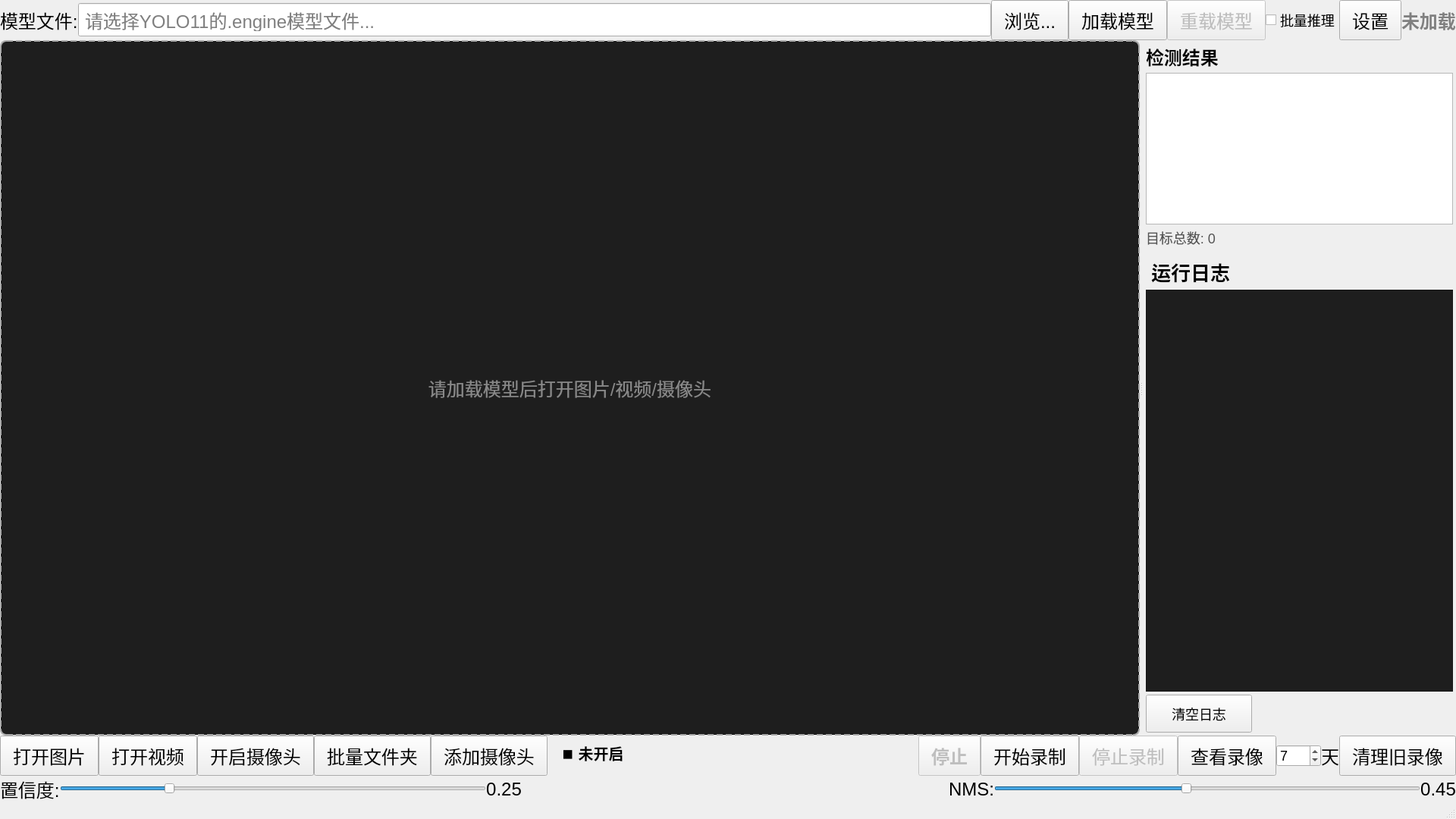
<?xml version="1.0" encoding="UTF-8"?>
<ui version="4.0">
 <class>MainWindow</class>
 <widget class="QMainWindow" name="MainWindow">
  <property name="geometry">
   <rect>
    <x>0</x>
    <y>0</y>
    <width>1920</width>
    <height>1080</height>
   </rect>
  </property>
  <property name="minimumSize">
   <size>
    <width>1280</width>
    <height>720</height>
   </size>
  </property>
  <property name="windowTitle">
   <string>YOLO11 PPE 检测系统</string>
  </property>
  <widget class="QWidget" name="centralWidget">
   <property name="styleSheet">
   <string notr="true">* { font-size: 18px; }
QLabel { font-size: 24px; }
QPushButton { font-size: 24px; padding: 8px 16px; min-height: 32px; }
QLineEdit { font-size: 24px; padding: 6px; min-height: 28px; }
QComboBox { font-size: 24px; min-height: 28px; }
QListWidget { font-size: 24px; }
QTextEdit { font-size: 18px; }
QSlider { height: 28px; }</string>
   </property>
   <layout class="QVBoxLayout" name="mainLayout">
    <property name="spacing">
     <number>0</number>
    </property>
    <property name="leftMargin">
     <number>0</number>
    </property>
    <property name="topMargin">
     <number>0</number>
    </property>
    <property name="rightMargin">
     <number>0</number>
    </property>
    <property name="bottomMargin">
     <number>0</number>
    </property>
    <item>
     <layout class="QHBoxLayout" name="modelLayout">
      <property name="spacing">
       <number>0</number>
      </property>
      <item>
       <widget class="QLabel" name="modelLabel">
        <property name="font">
         <font>
          <pointsize>24</pointsize>
         </font>
        </property>
        <property name="text">
         <string>模型文件:</string>
        </property>
       </widget>
      </item>
      <item>
       <widget class="QLineEdit" name="modelPathEdit">
        <property name="placeholderText">
         <string>请选择YOLO11的.engine模型文件...</string>
        </property>
       </widget>
      </item>
      <item>
       <widget class="QPushButton" name="browseModelBtn">
        <property name="text">
         <string>浏览...</string>
        </property>
       </widget>
      </item>
      <item>
       <widget class="QPushButton" name="loadModelBtn">
        <property name="text">
         <string>加载模型</string>
        </property>
       </widget>
      </item>
      <item>
       <widget class="QPushButton" name="reloadModelBtn">
        <property name="enabled">
         <bool>false</bool>
        </property>
        <property name="text">
         <string>重载模型</string>
        </property>
       </widget>
      </item>
      <item>
       <widget class="QCheckBox" name="batchInferenceCheck">
        <property name="toolTip">
         <string>启用批量推理可提升视频流处理性能 (batch=4)</string>
        </property>
        <property name="text">
         <string>批量推理</string>
        </property>
       </widget>
      </item>
      <item>
       <widget class="QPushButton" name="settingsBtn">
        <property name="text">
         <string>设置</string>
        </property>
       </widget>
      </item>
      <item>
       <widget class="QLabel" name="modelStatusLabel">
        <property name="styleSheet">
         <string notr="true">color: gray; font-weight: bold;</string>
        </property>
        <property name="text">
         <string>未加载</string>
        </property>
       </widget>
      </item>
     </layout>
    </item>
    <item>
     <widget class="QSplitter" name="splitter">
      <property name="sizePolicy">
       <sizepolicy hsizetype="Expanding" vsizetype="Expanding">
        <horstretch>0</horstretch>
        <verstretch>0</verstretch>
       </sizepolicy>
      </property>
      <property name="orientation">
       <enum>Qt::Orientation::Horizontal</enum>
      </property>
      <widget class="QLabel" name="displayLabel">
       <property name="sizePolicy">
        <sizepolicy hsizetype="Expanding" vsizetype="Expanding">
         <horstretch>0</horstretch>
         <verstretch>0</verstretch>
        </sizepolicy>
       </property>
       <property name="minimumSize">
        <size>
         <width>960</width>
         <height>600</height>
        </size>
       </property>
       <property name="styleSheet">
        <string notr="true">QLabel {
         border: 2px dashed #aaa;
         border-radius: 8px;
         background-color: #1e1e1e;
         color: #888;
         font-size: 24px;
        }</string>
       </property>
       <property name="text">
        <string>请加载模型后打开图片/视频/摄像头</string>
       </property>
       <property name="alignment">
        <set>Qt::AlignmentFlag::AlignCenter</set>
       </property>
      </widget>
      <widget class="QWidget" name="rightPanel">
       <layout class="QVBoxLayout" name="rightLayout">
        <property name="spacing">
         <number>4</number>
        </property>
        <property name="leftMargin">
         <number>4</number>
        </property>
        <property name="topMargin">
         <number>4</number>
        </property>
        <property name="rightMargin">
         <number>4</number>
        </property>
        <property name="bottomMargin">
         <number>4</number>
        </property>
        <item>
         <widget class="QLabel" name="resultTitleLabel">
          <property name="styleSheet">
           <string notr="true">font-size: 24px; font-weight: bold;</string>
          </property>
          <property name="text">
           <string>检测结果</string>
          </property>
         </widget>
        </item>
        <item>
         <widget class="QListWidget" name="resultListWidget">
          <property name="maximumSize">
           <size>
            <width>16777215</width>
            <height>200</height>
           </size>
          </property>
          <property name="styleSheet">
           <string notr="true">QListWidget { font-size: 18px; }
QListWidget::item { padding: 8px; }</string>
          </property>
          <property name="alternatingRowColors">
           <bool>false</bool>
          </property>
         </widget>
        </item>
        <item>
         <widget class="QLabel" name="totalCountLabel">
          <property name="styleSheet">
           <string notr="true">font-size: 18px; color: #555;</string>
          </property>
          <property name="text">
           <string>目标总数: 0</string>
          </property>
         </widget>
        </item>
        <item>
         <widget class="QLabel" name="logTitleLabel">
          <property name="styleSheet">
           <string notr="true">font-size: 26px; font-weight: bold; margin-top: 8px;</string>
          </property>
          <property name="text">
           <string>运行日志</string>
          </property>
         </widget>
        </item>
        <item>
         <widget class="QTextEdit" name="logTextEdit">
          <property name="readOnly">
           <bool>true</bool>
          </property>
          <property name="styleSheet">
           <string notr="true">QTextEdit { font-family: Consolas, Monaco, monospace; font-size: 16px; background-color: #1e1e1e; color: #d4d4d4; }</string>
          </property>
         </widget>
        </item>
        <item>
         <widget class="QPushButton" name="clearLogBtn">
          <property name="maximumSize">
           <size>
            <width>140</width>
            <height>16777215</height>
           </size>
          </property>
          <property name="styleSheet">
           <string notr="true">font-size: 18px;</string>
          </property>
          <property name="text">
           <string>清空日志</string>
          </property>
         </widget>
        </item>
       </layout>
      </widget>
     </widget>
    </item>
    <item>
     <layout class="QHBoxLayout" name="buttonLayout">
      <property name="spacing">
       <number>0</number>
      </property>
      <item>
       <widget class="QPushButton" name="openImageBtn">
        <property name="text">
         <string>打开图片</string>
        </property>
       </widget>
      </item>
      <item>
       <widget class="QPushButton" name="openVideoBtn">
        <property name="text">
         <string>打开视频</string>
        </property>
       </widget>
      </item>
      <item>
       <widget class="QPushButton" name="cameraBtn">
        <property name="text">
         <string>开启摄像头</string>
        </property>
        <property name="checkable">
         <bool>true</bool>
        </property>
       </widget>
      </item>
      <item>
       <widget class="QPushButton" name="folderBtn">
        <property name="text">
         <string>批量文件夹</string>
        </property>
       </widget>
      </item>
      <item>
       <widget class="QPushButton" name="addCameraBtn">
        <property name="text">
         <string>添加摄像头</string>
        </property>
       </widget>
      </item>
      <item>
       <widget class="QLabel" name="cameraStatusLabel">
        <property name="styleSheet">
         <string notr="true">font-size: 20px; font-weight: bold; padding: 0 12px;</string>
        </property>
        <property name="text">
         <string>⏹ 未开启</string>
        </property>
       </widget>
      </item>
      <item>
       <spacer name="buttonSpacer">
        <property name="orientation">
         <enum>Qt::Orientation::Horizontal</enum>
        </property>
        <property name="sizeHint" stdset="0">
         <size>
          <width>40</width>
          <height>20</height>
         </size>
        </property>
       </spacer>
      </item>
      <item>
       <widget class="QPushButton" name="stopBtn">
        <property name="enabled">
         <bool>false</bool>
        </property>
        <property name="styleSheet">
         <string notr="true">QPushButton:enabled {
  background-color: #d9534f;
  color: white;
  font-weight: bold;
  padding: 6px 16px;
}</string>
        </property>
        <property name="text">
         <string>停止</string>
        </property>
       </widget>
      </item>
      <item>
       <widget class="QPushButton" name="startRecordBtn">
        <property name="text">
         <string>开始录制</string>
        </property>
       </widget>
      </item>
      <item>
       <widget class="QPushButton" name="stopRecordBtn">
        <property name="enabled">
         <bool>false</bool>
        </property>
        <property name="text">
         <string>停止录制</string>
        </property>
       </widget>
      </item>
      <item>
       <widget class="QPushButton" name="viewRecordBtn">
        <property name="text">
         <string>查看录像</string>
        </property>
       </widget>
      </item>
      <item>
       <widget class="QSpinBox" name="recordDaysSpin">
        <property name="toolTip">
         <string>录像保存天数</string>
        </property>
        <property name="minimum">
         <number>1</number>
        </property>
        <property name="maximum">
         <number>365</number>
        </property>
        <property name="value">
         <number>7</number>
        </property>
       </widget>
      </item>
      <item>
       <widget class="QLabel" name="recordDaysLabel">
        <property name="text">
         <string>天</string>
        </property>
       </widget>
      </item>
      <item>
       <widget class="QPushButton" name="clearRecordBtn">
        <property name="text">
         <string>清理旧录像</string>
        </property>
       </widget>
      </item>
     </layout>
    </item>
    <item>
     <layout class="QHBoxLayout" name="thresholdLayout">
      <property name="spacing">
       <number>0</number>
      </property>
      <item>
       <widget class="QLabel" name="confLabel">
        <property name="text">
         <string>置信度:</string>
        </property>
       </widget>
      </item>
      <item>
       <widget class="QSlider" name="confSlider">
        <property name="minimum">
         <number>0</number>
        </property>
        <property name="maximum">
         <number>100</number>
        </property>
        <property name="value">
         <number>25</number>
        </property>
        <property name="orientation">
         <enum>Qt::Orientation::Horizontal</enum>
        </property>
       </widget>
      </item>
      <item>
       <widget class="QLabel" name="confValueLabel">
        <property name="text">
         <string>0.25</string>
        </property>
        <property name="alignment">
         <set>Qt::AlignmentFlag::AlignCenter</set>
        </property>
       </widget>
      </item>
      <item>
       <spacer name="thresholdSpacer">
        <property name="orientation">
         <enum>Qt::Orientation::Horizontal</enum>
        </property>
        <property name="sizeHint" stdset="0">
         <size>
          <width>20</width>
          <height>20</height>
         </size>
        </property>
       </spacer>
      </item>
      <item>
       <widget class="QLabel" name="nmsLabel">
        <property name="text">
         <string>NMS:</string>
        </property>
       </widget>
      </item>
      <item>
       <widget class="QSlider" name="nmsSlider">
        <property name="minimum">
         <number>0</number>
        </property>
        <property name="maximum">
         <number>100</number>
        </property>
        <property name="value">
         <number>45</number>
        </property>
        <property name="orientation">
         <enum>Qt::Orientation::Horizontal</enum>
        </property>
       </widget>
      </item>
      <item>
       <widget class="QLabel" name="nmsValueLabel">
        <property name="text">
         <string>0.45</string>
        </property>
        <property name="alignment">
         <set>Qt::AlignmentFlag::AlignCenter</set>
        </property>
       </widget>
      </item>
     </layout>
    </item>
   </layout>
  </widget>
  <widget class="QMenuBar" name="menuBar">
   <property name="geometry">
    <rect>
     <x>0</x>
     <y>0</y>
     <width>1920</width>
     <height>22</height>
    </rect>
   </property>
  </widget>
  <widget class="QStatusBar" name="statusBar"/>
  <action name="actionOpenImage">
   <property name="text">
    <string>打开图片(&amp;I)</string>
   </property>
   <property name="shortcut">
    <string>Ctrl+O</string>
   </property>
  </action>
  <action name="actionOpenVideo">
   <property name="text">
    <string>打开视频(&amp;V)</string>
   </property>
   <property name="shortcut">
    <string>Ctrl+Shift+O</string>
   </property>
  </action>
  <action name="actionOpenCamera">
   <property name="text">
    <string>打开摄像头(&amp;C)</string>
   </property>
   <property name="shortcut">
    <string>Ctrl+C</string>
   </property>
  </action>
  <action name="actionSeparator">
   <property name="separator" stdset="0">
    <bool>true</bool>
   </property>
  </action>
  <action name="actionExit">
   <property name="text">
    <string>退出(&amp;Q)</string>
   </property>
   <property name="shortcut">
    <string>Ctrl+Q</string>
   </property>
  </action>
  <action name="actionLoadModel">
   <property name="text">
    <string>加载模型(&amp;M)</string>
   </property>
  </action>
 </widget>
 <layoutdefault spacing="6" margin="11"/>
 <resources/>
 <connections/>
</ui>
